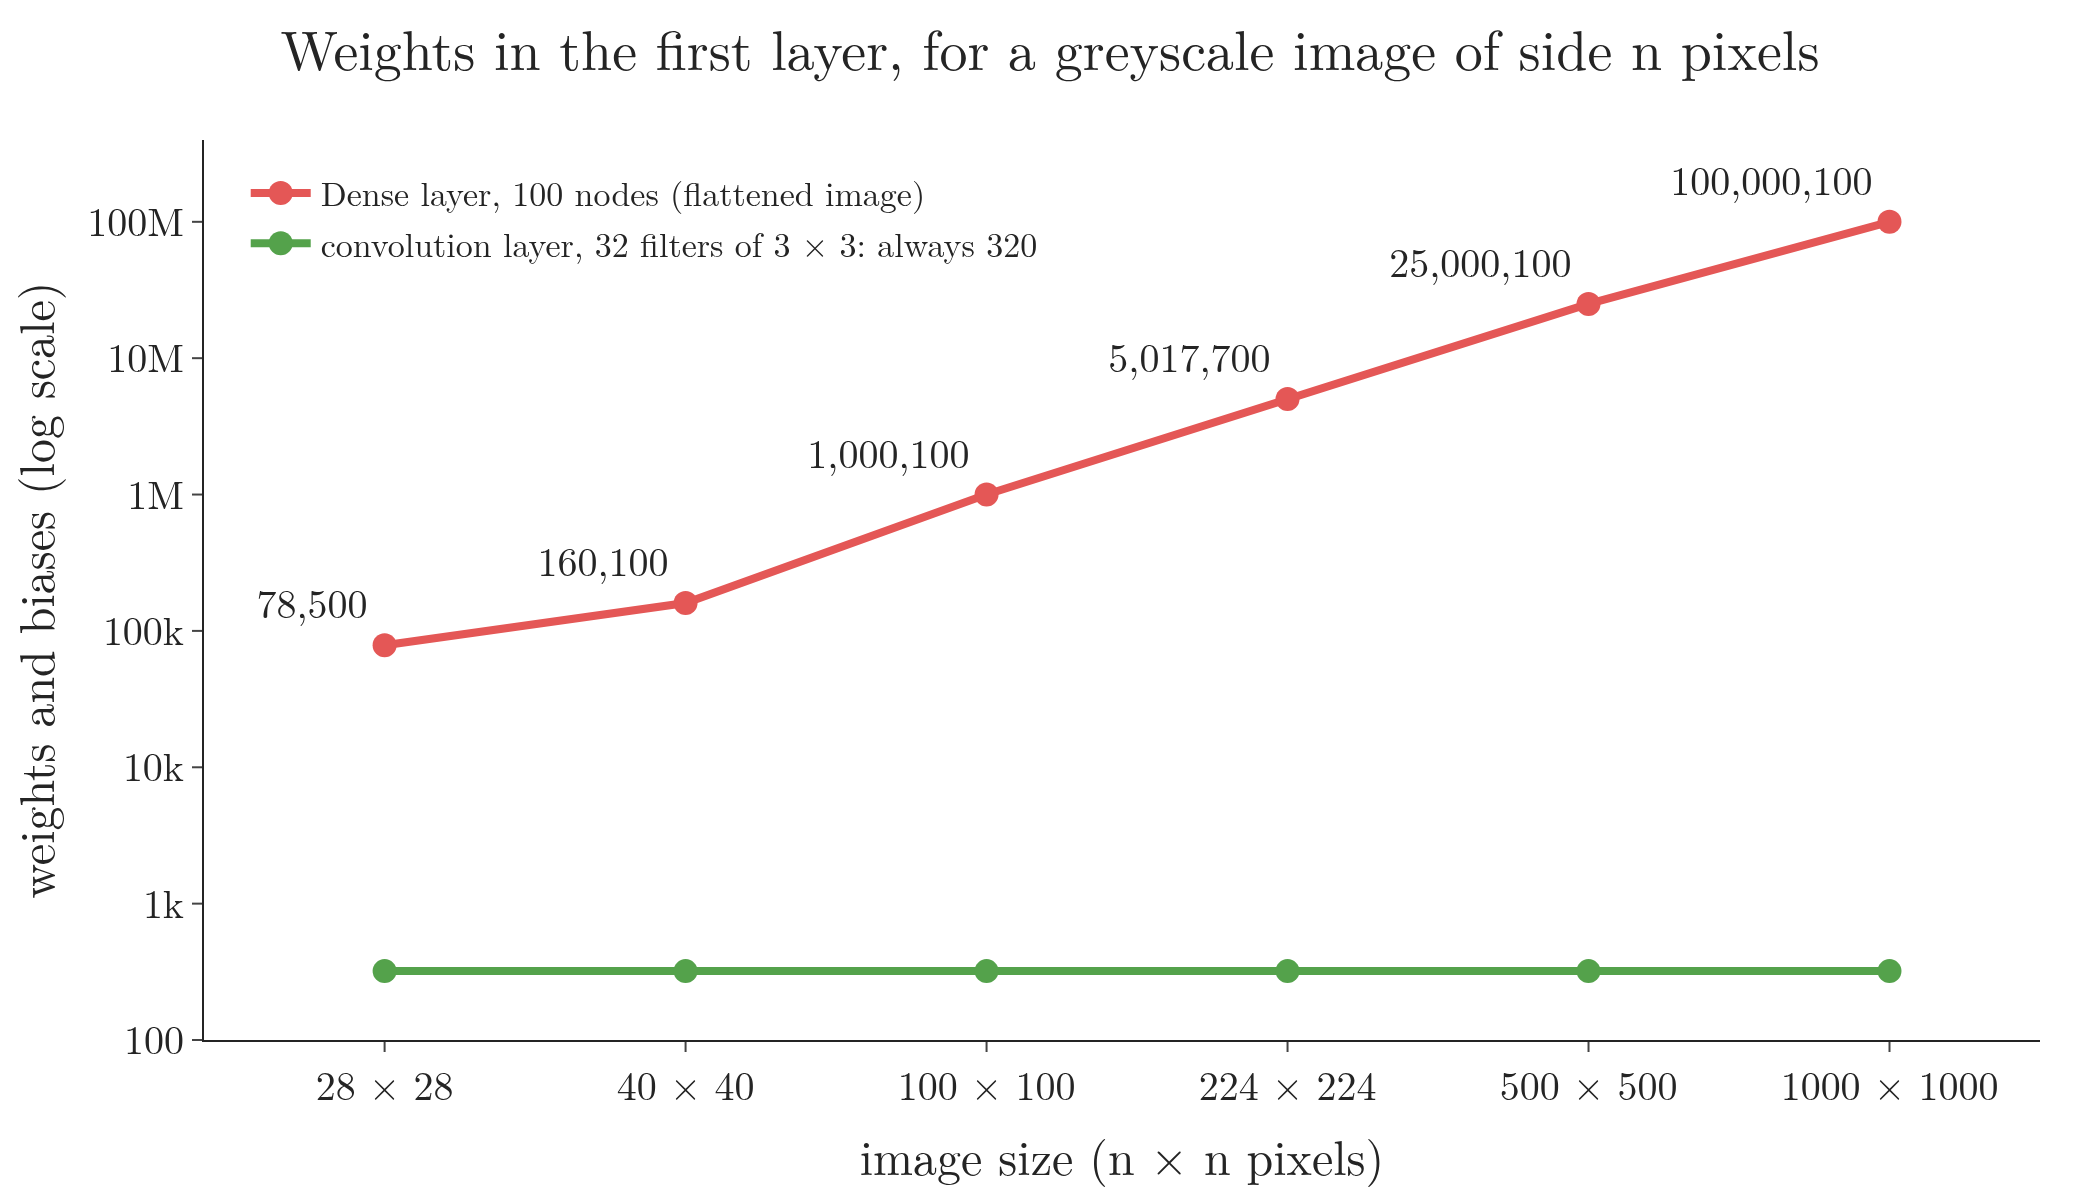

This figure's Python source:
"""Section 4.2 drawn: weights in the first layer as a greyscale image grows, for a Dense layer of 100 nodes
(height x width x 100, plus 100 biases) and for a convolution layer of 32 filters of 3 x 3 (3 x 3 x 32 + 32,
whatever the image size). Counts checked against Keras' count_params. Plotly."""
import os
from pathlib import Path

os.environ.setdefault("TF_CPP_MIN_LOG_LEVEL", "3")
import numpy as np  # noqa: E402
import plotly.graph_objects as go  # noqa: E402
import keras  # noqa: E402

HERE = Path(__file__).parent
SIDES = [28, 40, 100, 224, 500, 1000]
dense = [s * s * 100 + 100 for s in SIDES]
conv = [3 * 3 * 32 + 32] * len(SIDES)
for s in (28, 40):                                      # Keras agrees with the formulas
    assert keras.Sequential([keras.Input((s * s,)), keras.layers.Dense(100)]).count_params() == s * s * 100 + 100
    assert keras.Sequential([keras.Input((s, s, 1)), keras.layers.Conv2D(32, 3)]).count_params() == 320
X = np.arange(len(SIDES))
fig = go.Figure()
fig.add_scatter(x=X, y=dense, mode="lines+markers+text", text=[f"{d:,}" for d in dense], textposition="top left",
                line=dict(color="#E45756", width=4), marker=dict(size=12), name="Dense layer, 100 nodes (flattened image)")
fig.add_scatter(x=X, y=conv, mode="lines+markers", line=dict(color="#54A24B", width=4), marker=dict(size=12),
                name="convolution layer, 32 filters of 3 × 3: always 320")
fig.update_layout(template="simple_white", width=1050, height=600, font=dict(family="Latin Modern Roman", size=20),
                  title=dict(text="Weights in the first layer, for a greyscale image of side n pixels", x=0.5),
                  xaxis=dict(title="image size (n × n pixels)", tickvals=X, ticktext=[f"{s} × {s}" for s in SIDES],
                             range=[-0.6, len(SIDES) - 0.5]),
                  yaxis=dict(title="weights and biases (log scale)", type="log", range=[2, 8.6],
                             tickvals=[1e2, 1e3, 1e4, 1e5, 1e6, 1e7, 1e8],
                             ticktext=["100", "1k", "10k", "100k", "1M", "10M", "100M"]),
                  legend=dict(x=0.02, y=0.98, font=dict(size=17)), margin=dict(l=90, r=30, t=70, b=80))
fig.write_image(HERE / "weights_growth.png", scale=2)
